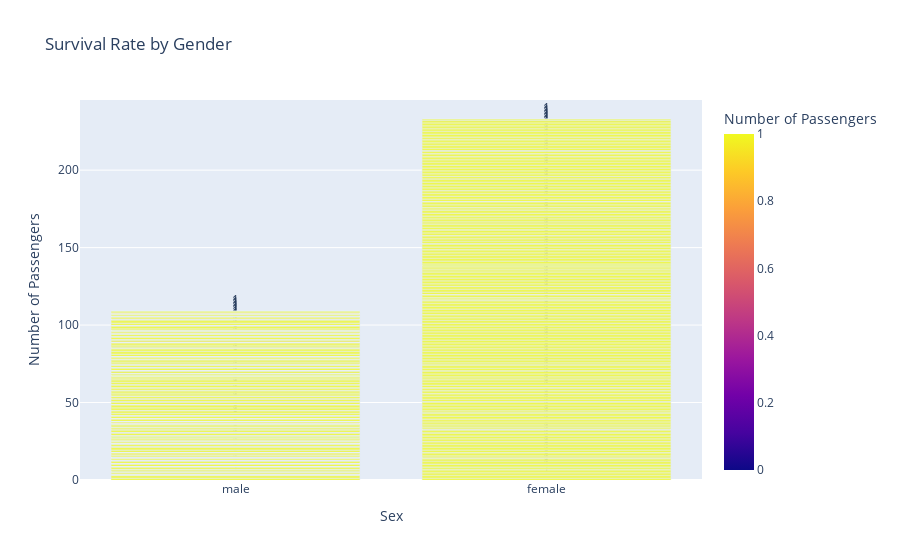

Notebook code cell kept with this figure:
### Code cell
fig = px.bar(data_titanic, x='Sex', y='Survived', color='Survived', text='Survived', barmode='group', 
             labels={'Survived': 'Number of Passengers'},
             title='Survival Rate by Gender')
fig.show()

### Figure 1 — Plotly figure (JSON) as saved in the notebook; plotly's stock layout.template omitted (floating-point values rounded to 4 significant figures; data arrays with more than 128 entries replaced by an {"elided": "..."} marker saying what was removed)
{"data": [{"alignmentgroup": "True", "hovertemplate": "Sex=%{x}<br>Number of Passengers=%{marker.color}<extra></extra>", "legendgroup": "", "marker": {"color": {"elided": "891 int values"}, "coloraxis": "coloraxis", "pattern": {"shape": ""}}, "name": "", "offsetgroup": "", "orientation": "v", "showlegend": false, "text": {"elided": "891 int values"}, "textposition": "auto", "type": "bar", "x": {"elided": "891 str values"}, "xaxis": "x", "y": {"elided": "891 int values"}, "yaxis": "y"}], "layout": {"autosize": true, "barmode": "group", "coloraxis": {"colorbar": {"title": {"text": "Number of Passengers"}}, "colorscale": [[0, "#0d0887"], [0.1111, "#46039f"], [0.2222, "#7201a8"], [0.3333, "#9c179e"], [0.4444, "#bd3786"], [0.5556, "#d8576b"], [0.6667, "#ed7953"], [0.7778, "#fb9f3a"], [0.8889, "#fdca26"], [1, "#f0f921"]]}, "legend": {"tracegroupgap": 0}, "title": {"text": "Survival Rate by Gender"}, "xaxis": {"anchor": "y", "autorange": true, "domain": [0, 1], "range": [-0.5, 1.5], "title": {"text": "Sex"}, "type": "category"}, "yaxis": {"anchor": "x", "autorange": true, "domain": [0, 1], "range": [0, 245.3], "title": {"text": "Number of Passengers"}, "type": "linear"}}}
